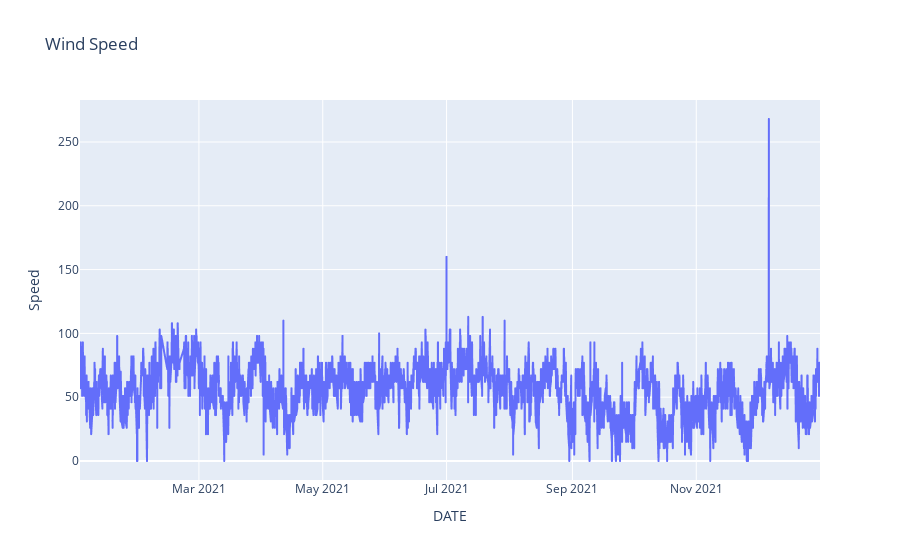

The notebook cell saved with this chart:
### Code cell
fig = px.line(df.reset_index(), x='DATE', y="Speed", title='Wind Speed')
fig.show()

### Figure 1 — Plotly figure (JSON) as saved in the notebook; plotly's stock layout.template omitted (floating-point values rounded to 4 significant figures; data arrays with more than 128 entries replaced by an {"elided": "..."} marker saying what was removed)
{"data": [{"hovertemplate": "DATE=%{x}<br>Speed=%{y}<extra></extra>", "legendgroup": "", "line": {"color": "#636efa", "dash": "solid"}, "marker": {"symbol": "circle"}, "mode": "lines", "name": "", "showlegend": false, "type": "scattergl", "x": {"elided": "6134 str values"}, "xaxis": "x", "y": {"elided": "6134 int values"}, "yaxis": "y"}], "layout": {"legend": {"tracegroupgap": 0}, "title": {"text": "Wind Speed"}, "xaxis": {"anchor": "y", "domain": [0, 1], "title": {"text": "DATE"}}, "yaxis": {"anchor": "x", "domain": [0, 1], "title": {"text": "Speed"}}}}
